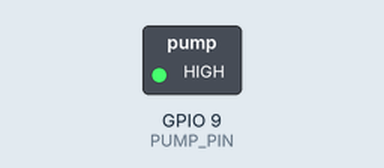
Simulated run of this program. Board: ESP32-S3. On the bench: switched loads named in the program (green lamp = pin HIGH). What the program prints to the serial monitor is not drawn.

Above: at 3.5 s.
At 10.5 s:
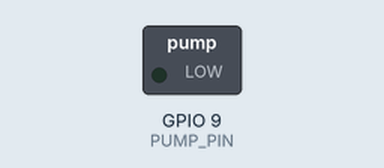
Timing chart, 0 to 18.2 s (numbered marks = the images above):
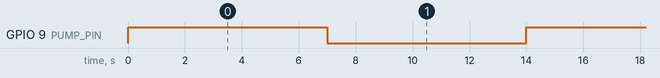

Measured:
- by itself, GPIO 9 (PUMP_PIN): alternates HIGH for 7.0 s and LOW for 7.0 s

The program:

main.cpp
```cpp
#include <Arduino.h>
#include <Arduino.h>
#define PUMP_PIN 9  // PWM pin connected to the MOSFET gate

void setup() {
  // Initialize serial communication for debugging
  Serial.begin(115200);  // Set baud rate to 9600 (or any other value you prefer)

  // Set the pump pin as an output
  pinMode(PUMP_PIN, OUTPUT);

  // Debug message: Setup complete
  Serial.println("Setup complete. Starting pump control loop...");
}

void loop() {
  // Debug message: Starting to increase pump speed
  Serial.println("Increasing pump speed...");

  // Gradually increase pump speed
  //for (int speed = 0; speed <= 255; speed++) {
    analogWrite(PUMP_PIN, 255);  // Set PWM value (0 = off, 255 = full speed)
    delay(2000);  // Wait 20ms between steps

    // Debug message: Print current speed
    //Serial.print("Current speed: ");
    //Serial.println(speed);
  //}

  // Debug message: Pump at full speed
  //Serial.println("Pump at full speed. Waiting for 5 seconds...");

  // Keep the pump running at full speed for 5 seconds
  delay(5000);

  // Debug message: Starting to decrease pump speed
 // Serial.println("Decreasing pump speed...");

  // Gradually decrease pump speed
  //for (int speed = 255; speed >= 0; speed--) {
    analogWrite(PUMP_PIN, 0);  // Set PWM value
    delay(2000);  // Wait 20ms between steps

    // Debug message: Print current speed
    //Serial.print("Current speed: ");
    //Serial.println(speed);
  //}

  // Debug message: Pump stopped
 // Serial.println("Pump stopped. Waiting for 5 seconds...");

  // Stop the pump completely for 5 seconds
  delay(5000);

  // Debug message: Starting new cycle
  Serial.println("Starting new cycle...");
}
```
